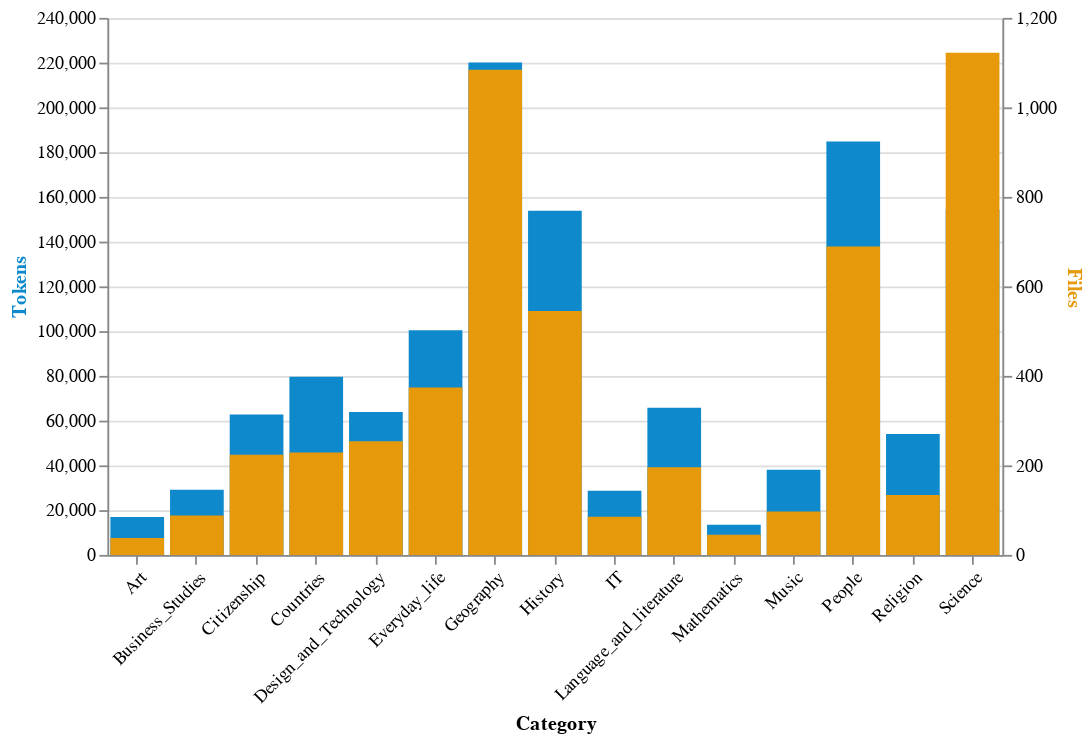

Notebook source saved alongside this figure:
### Code cell
tb_color, fb_color = "#0e8acc", "#e6990b"
cat_stats_chart = alt.Chart(cat_stats_df).encode(
    alt.X("Category:O", sort="-y", axis=alt.Axis(title="Category", labelAngle=-45))
).properties(width=500, height=300)
tokens_bar = cat_stats_chart.mark_bar(color=tb_color).encode(
    alt.Y("Tokens:Q", axis=alt.Axis(title="Tokens", titleColor=tb_color))
)
files_bar = cat_stats_chart.mark_bar(color=fb_color).encode(
    alt.Y("Files:Q", axis=alt.Axis(title="Files", titleColor=fb_color))
)
stats_layer = alt.layer(tokens_bar, files_bar)
stats_layer.resolve_scale(y="independent")

### Figure 1 — Vega-Lite specification as saved in the notebook (floating-point values rounded to 4 significant figures)
{"config": {"view": {"continuousWidth": 400, "continuousHeight": 300}}, "layer": [{"mark": {"type": "bar", "color": "#0e8acc"}, "encoding": {"x": {"axis": {"labelAngle": -45, "title": "Category"}, "field": "Category", "sort": "-y", "type": "ordinal"}, "y": {"axis": {"title": "Tokens", "titleColor": "#0e8acc"}, "field": "Tokens", "type": "quantitative"}}, "height": 300, "width": 500}, {"mark": {"type": "bar", "color": "#e6990b"}, "encoding": {"x": {"axis": {"labelAngle": -45, "title": "Category"}, "field": "Category", "sort": "-y", "type": "ordinal"}, "y": {"axis": {"title": "Files", "titleColor": "#e6990b"}, "field": "Files", "type": "quantitative"}}, "height": 300, "width": 500}], "data": {"name": "data-7831e887db7501bbb58117e0dc0965ad"}, "resolve": {"scale": {"y": "independent"}}, "$schema": "https://vega.github.io/schema/vega-lite/v4.17.0.json", "datasets": {"data-7831e887db7501bbb58117e0dc0965ad": [{"Category": "Geography", "Tokens": 220024, "Files": 1084}, {"Category": "People", "Tokens": 184725, "Files": 689}, {"Category": "Science", "Tokens": 154367, "Files": 1122}, {"Category": "History", "Tokens": 153855, "Files": 545}, {"Category": "Everyday_life", "Tokens": 100361, "Files": 374}, {"Category": "Countries", "Tokens": 79565, "Files": 229}, {"Category": "Language_and_literature", "Tokens": 65750, "Files": 196}, {"Category": "Design_and_Technology", "Tokens": 63841, "Files": 254}, {"Category": "Citizenship", "Tokens": 62802, "Files": 224}, {"Category": "Religion", "Tokens": 54071, "Files": 134}, {"Category": "Music", "Tokens": 38039, "Files": 97}, {"Category": "Business_Studies", "Tokens": 29105, "Files": 88}, {"Category": "IT", "Tokens": 28624, "Files": 85}, {"Category": "Art", "Tokens": 16890, "Files": 38}, {"Category": "Mathematics", "Tokens": 13486, "Files": 45}]}}
